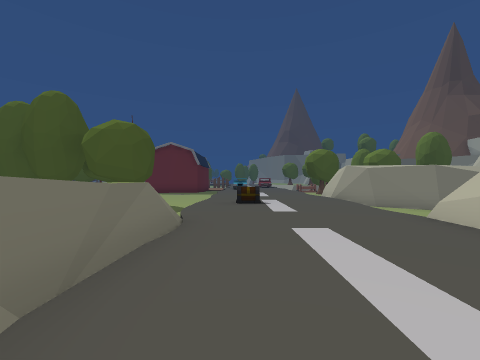
[1] (above)

24 first-person views from a walk through a scene from a Unity 3-D project. The camera is 1.4 m above the floor, looks level and sees 90° across. The floor is counted in squares, 2 m on a side. Each view is taken from the middle of a square. On the plan, view 1 faces up. The plan holds only what a view shows up to about 9 squares ahead; the rest is blank. The place goes on beyond the plan. The player character is not drawn.

[2]
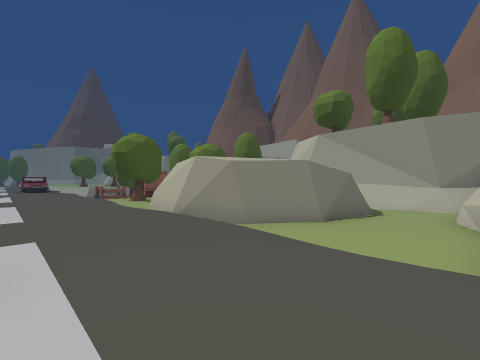

[3]
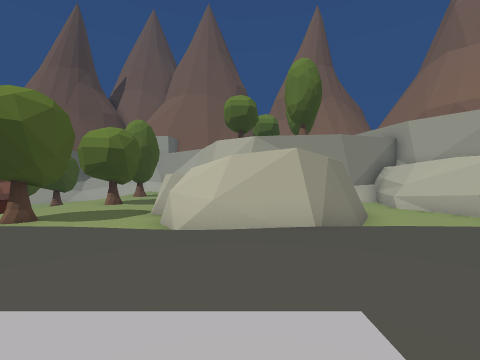

[4]
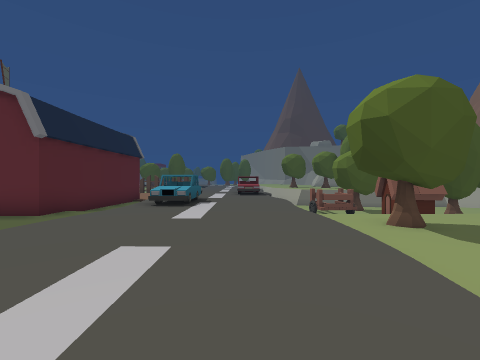

[5]
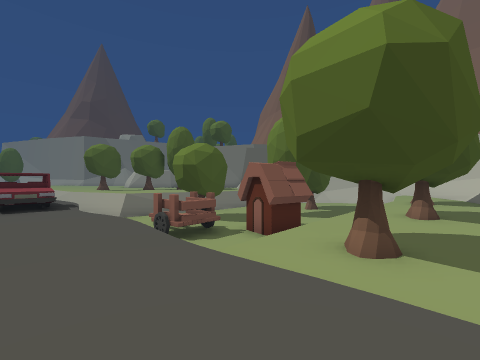

[6]
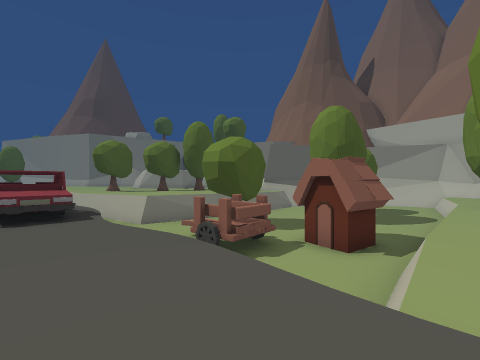

[7]
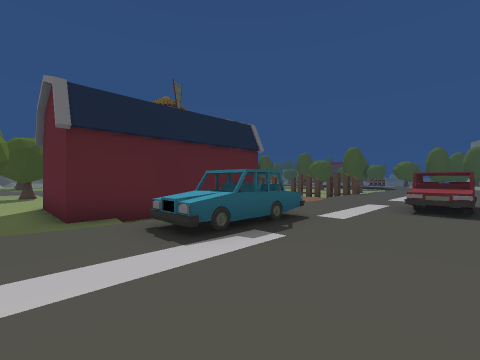

[8]
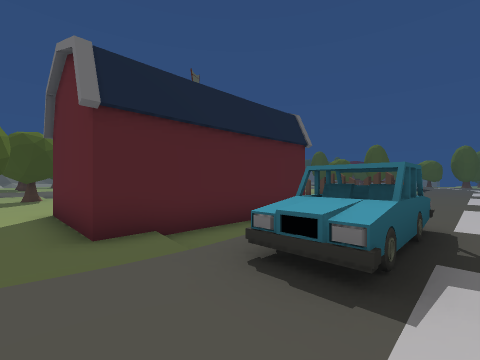

[9]
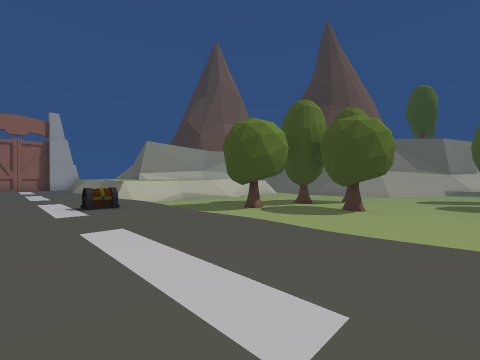

[10]
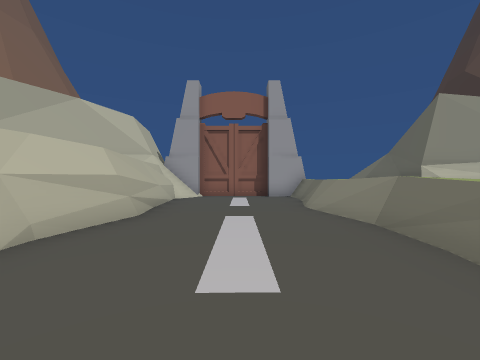

[11]
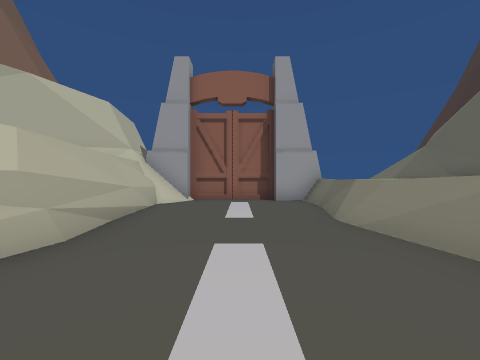

[12]
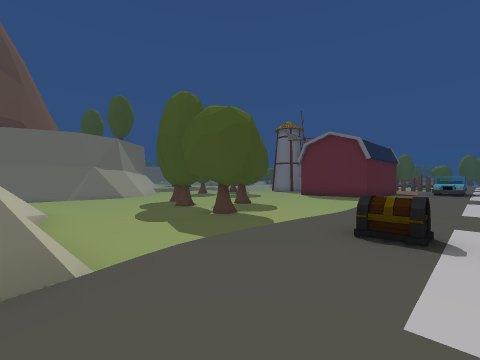

[13]
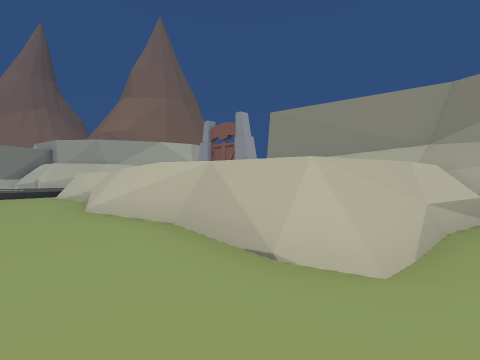

[14]
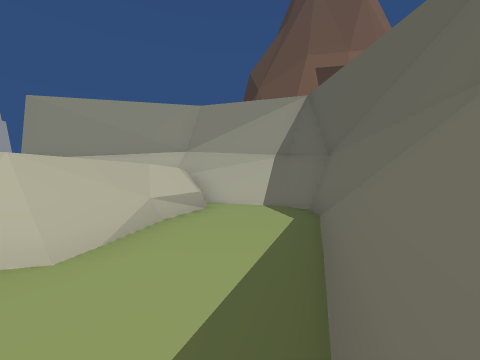

[15]
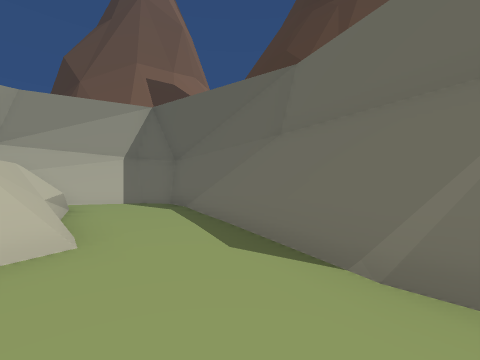

[16]
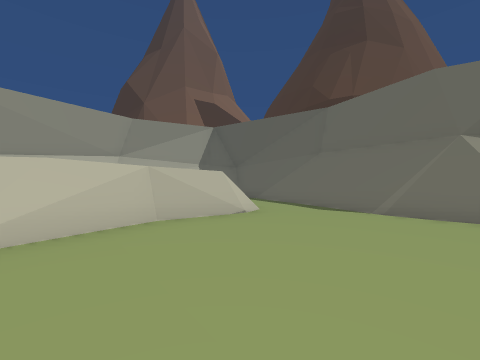

[17]
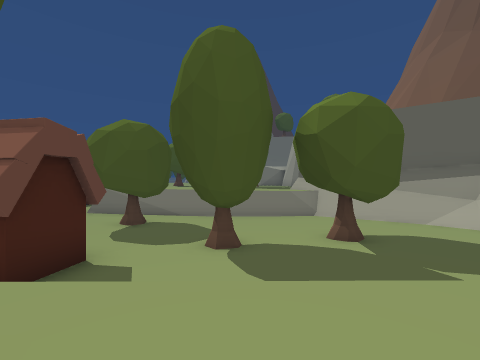

[18]
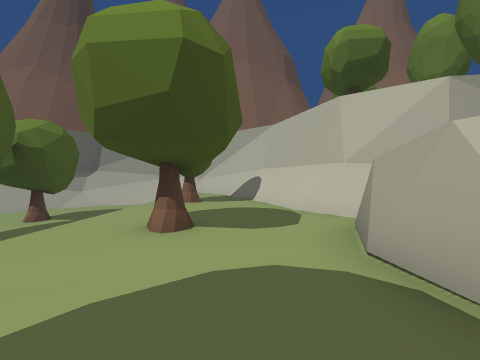

[19]
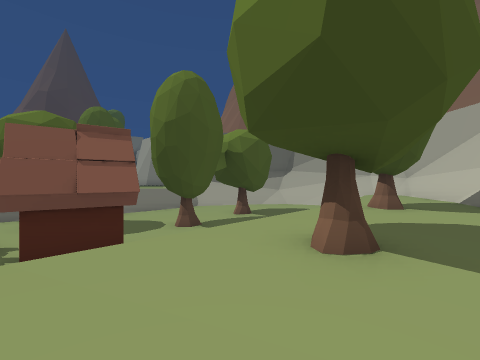

[20]
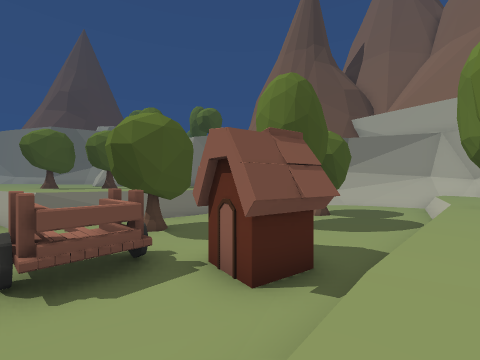

[21]
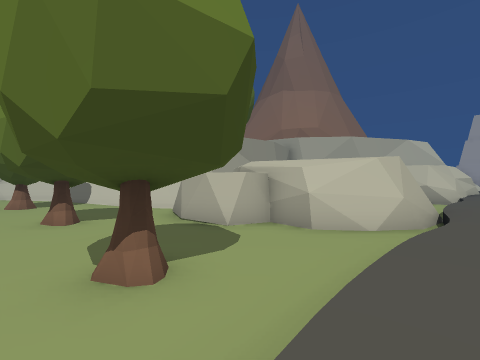

[22]
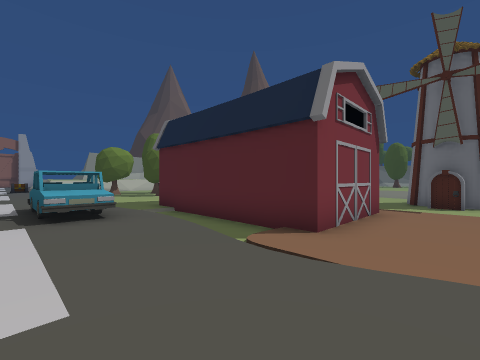

[23]
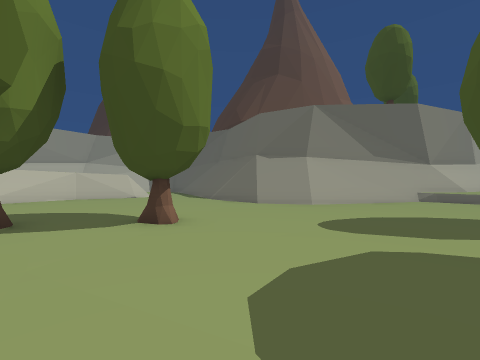

[24]
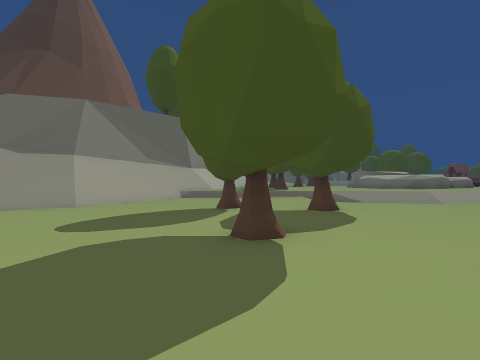

### Floor plan
Key: @ floor where view 1 was taken; # wall or solid block; x gap in a wall; . main floor; : floor 0.25 m higher than the main floor; - floor 0.25 m lower than the main floor; + floor 0.5 m higher than the main floor; _ floor 1 m lower than the main floor; < floor 1.25 m lower than the main floor; * floor 2 m higher than the main floor; / step, stairs or slope; = window, fence, low wall or low ledge; ^ raised ledge; v drop or lower ground; O other object.
Columns run from 19 left of view 1 to 16 right of it. Each row starts with its distance up from view 1.
 25         #---.....//++   ####
 24         #---......=++OO __  ########
 23    /-    --..OO#O.=++OO _O_O<<<<___=
 22    /--          O//++OO OO<<<<<____
 21    /---         O.+++++ OOO<<OO_O__
 20    -----        O.+O+++_OOOO<<_____
 19    ------       O.+O+++v<<OO<______
 18     ------      O.=O+++#vv==vv___vv=
 17    ...O......OOOO./++++.........O...
 16    .............../++++.OO..OO..O...
 15      O...O...     +++++............#
 14 ++:...............+++++.........####
 13 ##=..--.........../++++...########
 12  ###.--.........../++++/###
 11   ###.-......O....+++++##
 10     ##-...O......./++++##
  9      ##.....O..O../++++/##
  8      ##........O..+++++..### .#
  7     ###...........+O+++.......#
  6     #=/...........+++++.......#
  5    ^#/............/++++...#####
  4    #//..=#==x======++++#  #
  3    ^//..#        #=++++#
  2    ##..=#         =++++#
  1     #..##         =+++##
  0    ^#..#*         =@++##
 -1    ^///##         =+++##
 -2     #///=         =++++#
 -3      ^#########   =++++#
 -4        #      #   +++++#
 -5               #  ##+++##

Positions as (right, up) in squares from view 1, and headings:
1: (0, 0), facing up
2: (1, 5), facing up-right
3: (0, 11), facing right
4: (2, 11), facing up
5: (2, 15), facing up-right
6: (2, 17), facing up-right
7: (3, 16), facing up-left
8: (1, 16), facing up-left
9: (2, 14), facing down-left
10: (1, 5), facing down
11: (1, 3), facing down
12: (1, 4), facing up-left
13: (-12, 6), facing down-right
14: (-13, 6), facing down
15: (-11, 7), facing down-left
16: (-7, 8), facing down-left
17: (11, 16), facing up
18: (6, 15), facing right
19: (7, 15), facing up-right
20: (5, 17), facing up-right
21: (3, 17), facing down-right
22: (1, 25), facing down-left
23: (-7, 14), facing down-left
24: (-7, 15), facing left
